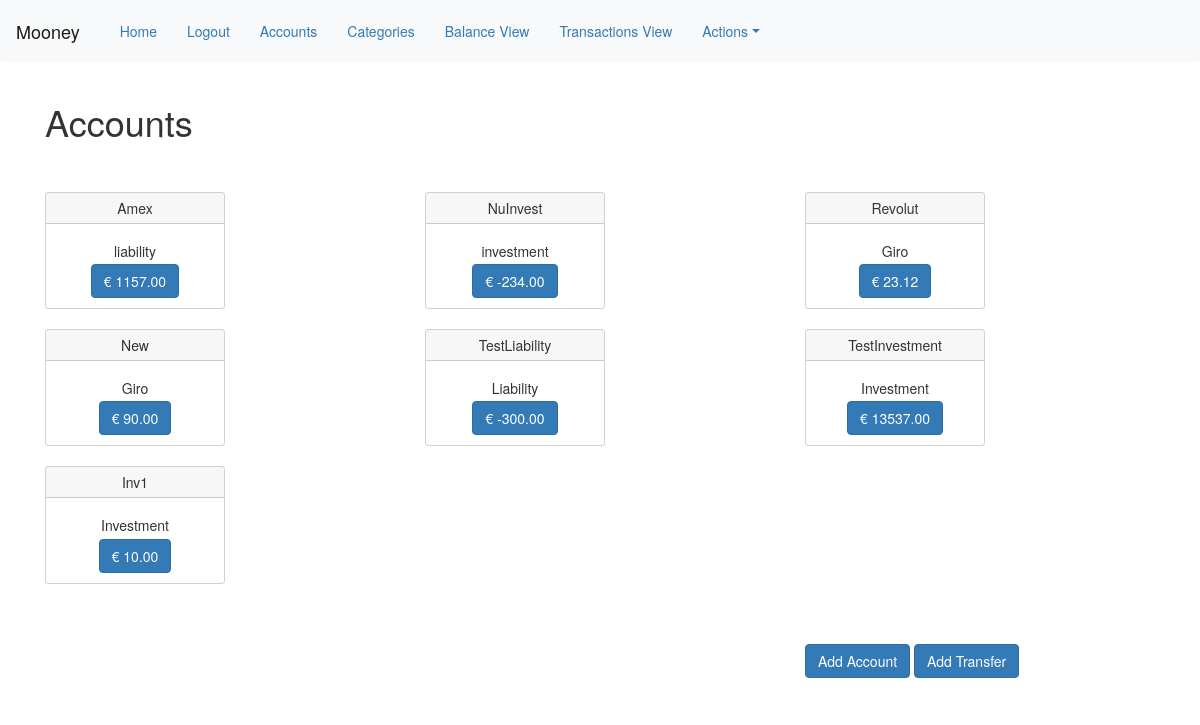
/accounts (signed in), run on the app's committed database.
### app/models.py (models this page shows, shortened)
class Account(db.Model):
    id            = db.Column(db.Integer, primary_key=True)
    name  = db.Column(db.String(64), unique=False)
    type  = db.Column(db.String(32), unique=False)
    currency = db.Column(db.String(16), unique=False)
    description   = db.Column(db.String(255), nullable=True)
    created_at    = db.Column(db.DateTime, index=True, default=datetime.utcnow)
    last_modified = db.Column(db.DateTime, index=True, default=datetime.utcnow)
    start_balance = db.Column(db.Float(64), default=0.00)
    balance_date   = db.Column(db.Date, index=True, default=datetime.today())
    user_id       = db.Column(db.Integer, db.ForeignKey('user.id'))
    balance_archive = db.Column(db.String(), nullable=True)

### app/routes.py (the view)
@app.route('/accounts', methods=['GET'])
@login_required
def accounts():
    accounts = Account.query.filter_by(user_id=current_user.id).all()
    for account in accounts:
        transaction_balance = Transaction.query.filter_by(account=account.id).with_entities(func.sum(Transaction.amount).label('total')).first().total
        trf_negative = Transfer.query.filter_by(source_account=account.id).with_entities(func.sum(Transfer.amount).label('total')).first().total
        trf_positive = Transfer.query.filter_by(target_account=account.id).with_entities(func.sum(Transfer.amount).label('total')).first().total
        transfer_balance = float(trf_positive or 0.0) - float(trf_negative or 0.0)
        balance = account.start_balance + float(transaction_balance or 0.0) + transfer_balance
        account.balance = balance
    return render_template('accounts.html', title='Accounts', accounts=accounts)

### app/models.py (called while the page is built)
@login.user_loader
def load_user(id):
    return User.query.get(int(id))

### app/templates/accounts.html
{% extends "base.html" %}
{% block app_content %}
<h1>Accounts</h1>
<br>
<br>
<div class="row">
  {% for account in accounts %}
  <div class="col-sm-4">
    <div class="card text-center" style="width: 18rem;">
      <div class="card-header">
        {{ account.name }}
      </div>
      <div class="card-body">
        <h5 class="card-title">{{ account.type }}</h5>
        <a href="{{ url_for('account_detail', account=account.name) }}" class="btn btn-primary">{{ "€ %.2f" % account.balance }}</a>
      </div>
    </div>
    <br>
  </div>
  {% endfor %}
</div>
<br>
<br>
<div class="row">
  <div class="col-md-4"></div>
  <div class="col-md-4"></div>
  <div class="col-md-4">
      <a href="{{ url_for('add_account') }}" class="btn btn-primary">Add Account</a>
      <a href="{{ url_for('add_transfer') }}" class="btn btn-primary">Add Transfer</a>
  </div>
</div>
<br>
{% endblock %}

### app/templates/base.html (shortened to what this page needs)
<!DOCTYPE html>
<html lang="en">
<head>
  <link href="https://cdn.jsdelivr.net/npm/bootstrap@5.2.3/dist/css/bootstrap.min.css" rel="stylesheet">
  <link rel="stylesheet" type="text/css" href="https://cdn.datatables.net/1.10.25/css/dataTables.bootstrap5.css">
</head>
{% extends 'bootstrap/base.html' %}
{% block navbar %}
<nav class="navbar navbar-expand-lg navbar-light bg-light">
    <a class="navbar-brand">Mooney</a>
    <ul class="nav navbar-nav">
      <li class="active"><a href="{{ url_for('index') }}">Home</a></li>
      {% if current_user.is_anonymous %}
        <li><a href="{{ url_for('login') }}">Login</a></li>
      {% else %}
        <li><a href="{{ url_for('logout') }}">Logout</a></li>
      {% endif %}
      <li><a href="{{ url_for('accounts') }}">Accounts</a></li>
      <li><a href="{{ url_for('categories') }}">Categories</a></li>
      <li><a href="{{ url_for('balance_view') }}">Balance View</a></li>
      <li><a href="{{ url_for('transactions') }}">Transactions View</a></li>
      <li class="dropdown"><a class="dropdown-toggle"  data-bs-toggle='dropdown'>Actions</a>
      </li>
    </ul>
</nav>
  {% endblock %}
  {% block content %}
    <div class="container">
      <link href="https://cdnjs.cloudflare.com/ajax/libs/select2/4.0.13/css/select2.min.css" rel="stylesheet" />
      {% block app_content %}{% endblock %}
    </div>
  {% endblock %}

### data on the page
Account: name "Amex", type "liability", balance "€ 1157.00"
Account: name "NuInvest", type "investment", balance "€ -234.00"
Account: name "Revolut", type "Giro", balance "€ 23.12"
Account: name "New", type "Giro", balance "€ 90.00"
Account: name "TestLiability", type "Liability", balance "€ -300.00"
Account: name "TestInvestment", type "Investment", balance "€ 13537.00"
Account: name "Inv1", type "Investment", balance "€ 10.00"
